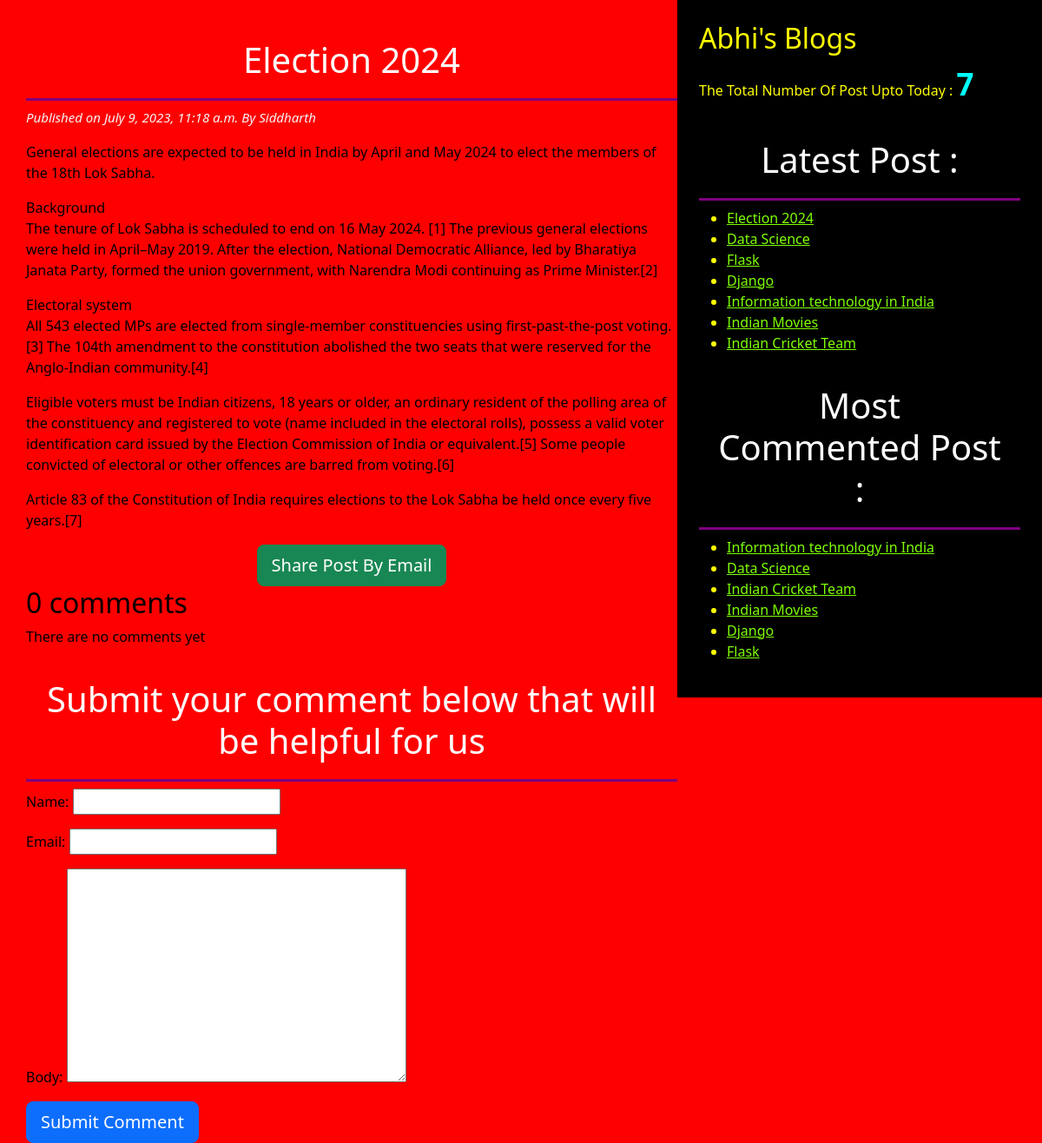
Screenshot of /2023/07/09/election-2024/ with the database file from the repository.
### blog/models.py (models this page shows, shortened)
class Post(models.Model):
    STATUS_CHOICE=(('draft','Draft'),('publish','Publish'))
    title=models.CharField(max_length=256)
    slug=models.SlugField(max_length=256,unique_for_date='publish')
    author=models.ForeignKey(User,related_name='blog_post',on_delete=models.CASCADE)
    body=models.TextField()
    publish=models.DateTimeField(default=timezone.now)
    created=models.DateTimeField(auto_now_add=True)
    updated=models.DateTimeField(auto_now=True)
    status=models.CharField(max_length=10,choices=STATUS_CHOICE,default='draft')
    objects=CustomManager()
    tags=TaggableManager()
    class Meta:
        ordering=('-publish',)
    def get_absolute_url(self):
        return reverse("post_detail", args=[self.publish.year,self.publish.strftime('%m'),self.publish.strftime('%d'),self.slug])

### blog/views.py (the view)
# urls.py: path('<int:year>/<int:month>/<int:day>/<post>/',views.post_detail_view,name='post_detail'),
def post_detail_view(request,year,month,day,post):
    post= get_object_or_404(Post,slug=post,
                            status='publish',
                            publish__year=year,
                            publish__month=month,
                            publish__day=day)
    comments=post.comments.filter(active=True)
    csubmit=False
    if request.method=="POST":
        form=CommentForm(request.POST)
        if form.is_valid():
            new_comment=form.save(commit=False)
            new_comment.post=post
            new_comment.save()
            csubmit=True
    else:
        form=CommentForm()
    return render(request,'blog/post_detail.html',{'post':post,'form':form,'csubmit':csubmit,'comments':comments})

### blog/forms.py
class CommentForm(forms.ModelForm):
    class Meta:
        model=Comment
        fields=('name','email','body')

### blog/models.py (called while the page is built)
    def get_queryset(self):
        return super().get_queryset().filter(status='publish')

### blog/templatetags/blog_tags.py (called while the page is built)
@register.simple_tag
def total_posts():
    return Post.objects.count()

@register.inclusion_tag('blog/latest_post123.html')
def show_latest_post():
    latest_post=Post.objects.order_by('-publish')[:7]
    return {'latest_post':latest_post}

@register.simple_tag
def get_most_commented_post(count=6):
    return Post.objects.annotate(total_comments=Count('comments')).order_by('-total_comments')[:count]

### templates/blog/post_detail.html (shortened to what this page needs)
<!DOCTYPE html>
{% extends 'blog/base.html' %}
        {% block body_block %}
           <h1> {{post.title}} </h1>
           <p id='date'> Published on {{post.publish}} By {{post.author|title}}</p>
           {{post.body|linebreaks}}
        <div class="container" align='center'>
           <a href="/{{post.id}}/share" class='btn btn-success btn-lg'>Share Post By Email</a>
        </div>
        {% with comments.count as comments_count  %}
            <h2> {{comments_count}} comment{{comments_count|pluralize}} </h2>
        {% endwith %}
        {% if comments %}
            {% for comment in comments  %}
                <p id='ch'> Comment {{forloop.counter}} by {{comment.name}} on {{comment.created}} </p>
                <div class="ch"> {{comment.body|linebreaks}} </div>
            {% endfor %}
        {% else %}
            <p>There are no comments yet</p>
        {% endif %}
        {% if csubmit %}
           <h2>Your comments added successfully</h2>
        {% else %}
        <h1>Submit your comment below that will be helpful for us</h1>
        <form method='POST'>
            {{form.as_p}}
            <input type="submit" class='btn btn-primary btn-lg' value="Submit Comment">
        </form>
        {% endif %}
        {% endblock  %}

### templates/blog/base.html (shortened to what this page needs)
<!DOCTYPE html>
{% load blog_tags %}
{% load static %}
<html lang="en">
<head>
    <link href="https://cdn.jsdelivr.net/npm/bootstrap@5.3.0/dist/css/bootstrap.min.css" rel="stylesheet">
    <link rel="stylesheet" href="{% static 'css/blog3.css' %}">
</head>
<body>
    <div class="content">
        {% block body_block %}
        {% endblock  %}
    </div>
    <div class="sidebar">
        <h2>Abhi's Blogs</h2>
        <p>The Total Number Of Post Upto Today : <span id='pcount'>{% total_posts %}</span> </p>
        <h1>Latest Post : </h1> {% show_latest_post %}
        <h1>Most Commented Post :</h1>
        {% get_most_commented_post as most_commented_post %}
        <ul>
            {% for post in most_commented_post %}
               <li> <a href="{{post.get_absolute_url}}"> {{post.title}} </a> </li>
            {% endfor %}
        </ul>
    </div>
</body>
</html>

### templates/blog/latest_post123.html
<ul>
    {% for post  in latest_post  %}
      <li> <a href="{{post.get_absolute_url}}"> {{post.title}} </a>
      </li>
    {% endfor %}
</ul>

### static/css/blog3.css (style rules this page uses)
.content { width: 65% ; float: left; background-color:red; color:black; padding: 25px 0 0 30px ; height: 100%; }
.sidebar { width: 35% ; float: right; background-color: black; color: yellow; padding: 25px; height: 100%; }
h1 { text-align: center; border-bottom: 3px solid purple; padding: 20px; color: white; }
#date { color: rgb(245, 244, 248); font-size: 15px; font-style: italic; }
a { color: chartreuse; }
body { background-color: red; }
#pcount { font-size: 35px; font-weight: 900; color: aqua; }

### rows the page displays
Post: title "Election 2024", publish "July 9, 2023, 11:18 a.m.", author "Siddharth", body "General elections are expected to be held in India by April and May 2024 to elect the members of the 18th Lok Sabha. Background The tenure of Lok Sabha is scheduled to end on 16 May 2024. [1] The previous general elections were held in April–May 2019. After the election, National Democratic Alliance, led by Bharatiya Janata Party, formed the union government, with Narendra Modi continuing as Prime Minister.[2] Electoral system All 543 elected MPs are elected from single-member constituencies using first-past-the-post voting.[3] The 104th amendment to the constitution abolished the two seats that were reserved for the Anglo-Indian community.[4] Eligible voters must be Indian citizens, 18…"
Post: title "Data Science"
Post: title "Flask"
Post: title "Django"
Post: title "Information technology in India"
Post: title "Indian Movies"
Post: title "Indian Cricket Team"

### other values shown
{{ comments_count }} "0"
